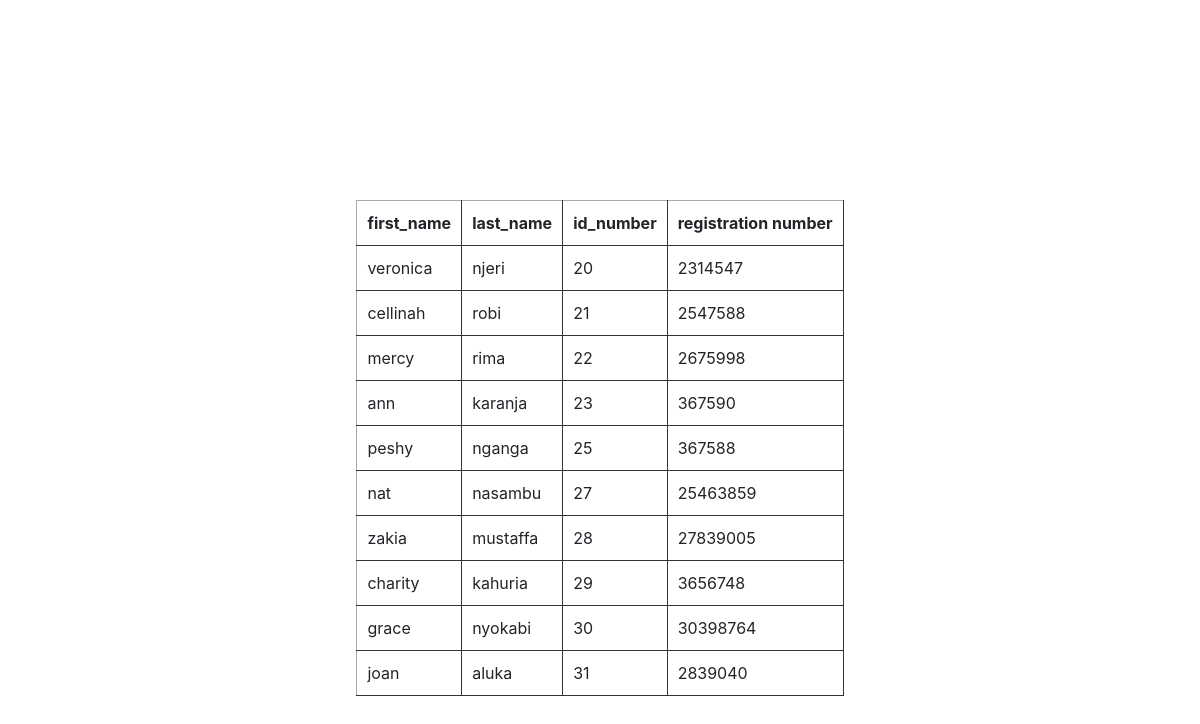
The app's page /student/list/, older data.
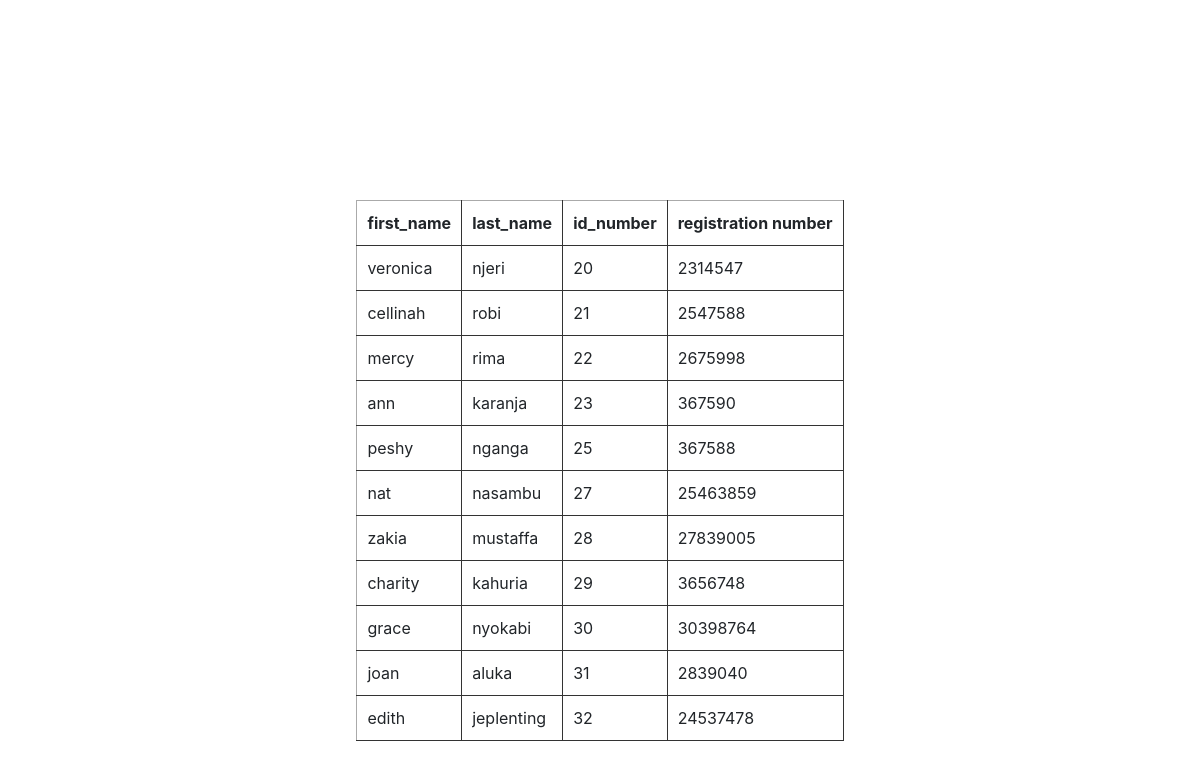
The same page, newer data.
### student/models.py (models this page shows, shortened)
class Student(models.Model):
    first_name=models.CharField(max_length=50)
    last_name=models.CharField(max_length=50)
    date_of_birth=models.DateField()
    registration_number=models.CharField(max_length=50)
    place_of_residence=models.CharField(max_length=50)
    phone_number=models.CharField(max_length=50)
    email=models.EmailField(max_length=50)
    guardian_phone=models.CharField(max_length=50)
    id_number=models.IntegerField()
    date_joined=models.DateField()
    courses=models.ManyToManyField(Course)
    image= models.FileField(upload_to='post_image',blank=True)

### student/views.py (the view)
# urls.py: path("list/",list_students,name="list_students"),
def list_students(request):
	students = Student.objects.all()
	return render(request,"list_student.html",{"students":students})

### student/templates/list_student.html (shortened to what this page needs)
<!DOCTYPE html>
<!DOCTYPE html>
<html>
<head>
  <link rel="stylesheet" href="https://stackpath.bootstrapcdn.com/bootstrap/4.1.3/css/bootstrap.min.css">
</head>
<body>
	<table>
		<tr>
			<th>first_name</th>
			<th>last_name</th>
      <th>id_number</th>
			<th>registration number</th>
          {% for student in students %}
        <tr>
          <td>{{student.first_name}}</td>
          <td>{{student.last_name}}</td>
          <td>{{student.registration_number}}</td>
          <td>{{student.id_number}}</td>
      </tr>
       {% endfor %}
	</table>
</body>
</html>

Row changes from the older to the newer data that the page shows:
added Student: first_name "edith", last_name "jeplenting", registration_number "32", id_number "24537478"
